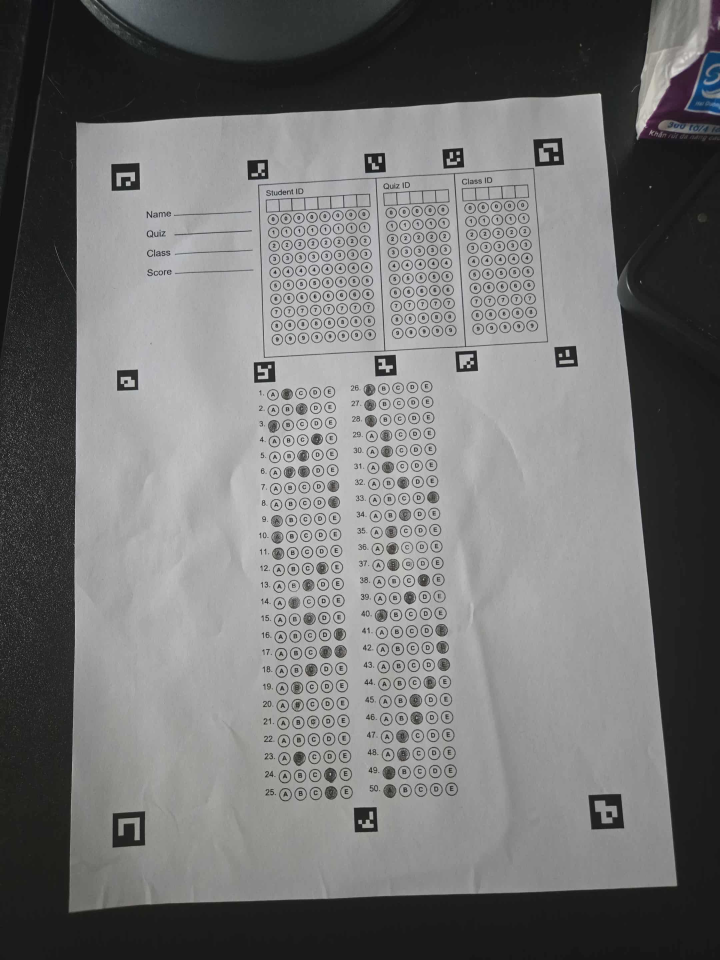
#> input picture testResult.png, 2160 x 2880 px (shown at 1/3 size)
$ python demo.py
#> lines starting #> are read from the running program, lines starting #| are printed output that depends on the picture; after the words box and inside, x2 and y2 are one past the last pixel; in counts of white or black regions, pixels touching at a corner belong together
#> in imagePineline, img is the input picture: shape (2880, 2160, 3); mean B, G, R 114.5, 114.6, 114.5
#> in imagePineline, `imgCLAHE = clahe.apply(imgGray)`:
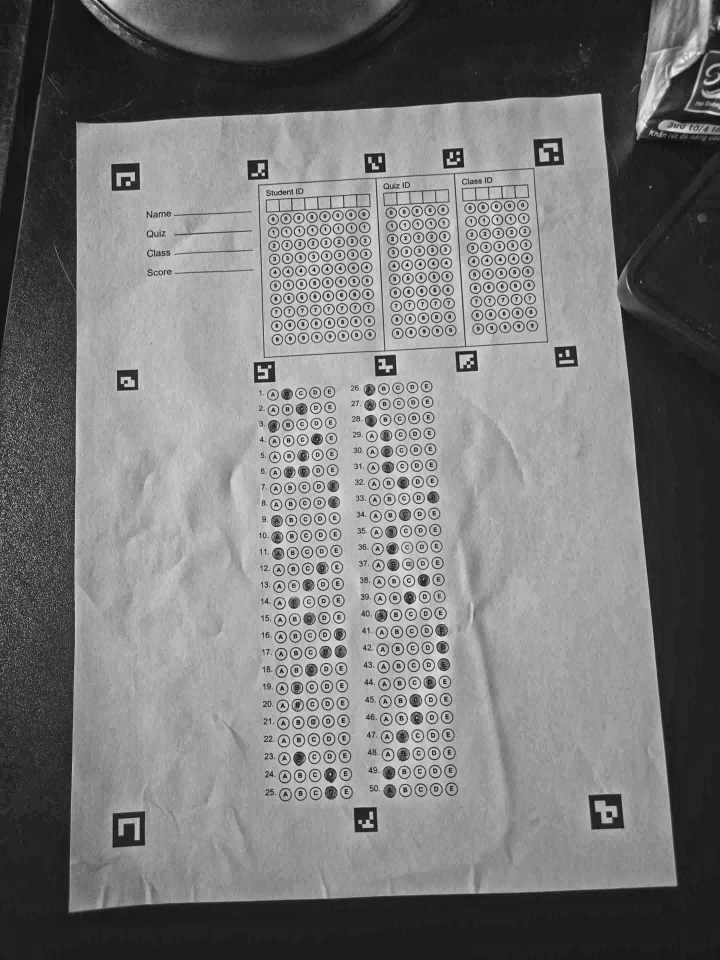
#> imgCLAHE: shape (2880, 2160) (shown at 1/3 size); min 1, max 245, mean 119.6
#> in imagePineline, `imgThresh = cv.adaptiveThreshold(imgBlur, 255, cv.ADAPTIVE_THRESH_GAUS..`:
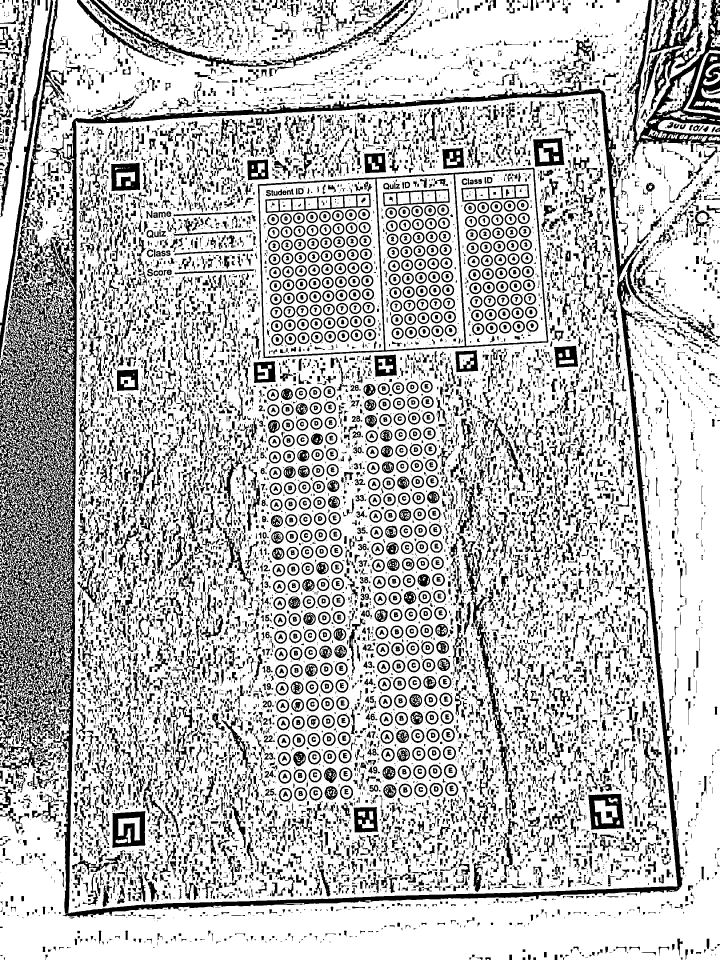
#> imgThresh: shape (2880, 2160) (shown at 1/3 size); 74% white; 12921 black regions (4917 under 20 px), largest, box (x1, y1, x2, y2) and area: (0, 238, 2054, 2754) 281354, (1881, 0, 2160, 488) 26543, (773, 503, 1645, 1075) 17131
### SheetLayout.py
import cv2 as cv
import numpy as np
from matplotlib import pyplot as plt

class SheetLayout:
    def __init__(self,
                 ansLeft = 0.27,
                 ansRight = 0.73,
                 ansTop = 0.36,
                 ansBottom = 0.94,
                 splitCol = 0.5,
                 questionsPerCol = 25,
                 optionsPerRow = 5,
                 roiShrink = 0.18):
        self.ansLeft = ansLeft
        self.ansRight = ansRight
        self.ansTop = ansTop
        self.ansBottom = ansBottom
        self.splitCol = splitCol
        self.questionsPerCol = questionsPerCol
        self.optionsPerRow = optionsPerRow
        self.roiShrink = roiShrink

    def buildRois(self, W, H):
        x0 = int(W * self.ansLeft)
        x1 = int(W * self.ansRight)
        y0 = int(H * self.ansTop)
        y1 = int(H * self.ansBottom)

        xMid = x0 + int(self.splitCol * (x1 - x0))
        colBoxes = [(x0, xMid), (xMid, x1)]

        rois = []
        rowHeight = (y1 - y0) / self.questionsPerCol

        for colIdx, (colX0, colX1) in enumerate(colBoxes):
            colWidth = colX1 - colX0
            optionWidth = colWidth / self.optionsPerRow
            for r in range(self.questionsPerCol):
                quesIdx = r + 1 + colIdx * self.questionsPerCol
                yTop = int(y0 + r * rowHeight)
                yBottom = int(y0 + (r + 1) * rowHeight)
                dy = int((yBottom - yTop) * self.roiShrink)
                for o in range(self.optionsPerRow):
                    xLeft = int(colX0 + o * optionWidth)
                    xRight = int(colX0 + (o + 1) * optionWidth)
                    dx = int((xRight - xLeft) * self.roiShrink)
                    roi = (yTop + dy, yBottom - dy, xLeft + dx, xRight - dx, quesIdx, o)
                    rois.append(roi)
        return rois

### demo.py
import random
import cv2 as cv
import os
import numpy as np
from matplotlib import pyplot as plt

from SheetLayout import SheetLayout

def findArucoMarkers(imgGray):
    aruco_dict = cv.aruco.getPredefinedDictionary(cv.aruco.DICT_4X4_50)
    aruco_params = cv.aruco.DetectorParameters()

    detector = cv.aruco.ArucoDetector(aruco_dict, aruco_params)
    corners, ids, rejected = detector.detectMarkers(imgGray)
#> corners = 13 items; ids = [9, 10, 5, 1, 11, 13, 7, 8, 12, 6, 4, 3, 2]; rejected = 32 items
    print(f"[THÔNG TIN] Tìm thấy {len(corners) if corners else 0} ArUco markers")
#| [THÔNG TIN] Tìm thấy 13 ArUco markers

    imgDebug = cv.cvtColor(imgGray, cv.COLOR_GRAY2BGR)
    if corners:
        cv.aruco.drawDetectedMarkers(imgDebug, corners, ids)
        plt.subplot(2, 3, 5)
        plt.title(f"Detected {len(corners)} ArUco Markers")
        plt.imshow(cv.cvtColor(imgDebug, cv.COLOR_BGR2RGB))

    if not corners or len(corners) < 4:
        raise RuntimeError(f"Không tìm thấy đủ 4 ArUco markers. Chỉ tìm thấy {len(corners) if corners else 0}")

    marker_centers = []
    for i, corner in enumerate(corners):
        center = np.mean(corner[0], axis=0)
        marker_id = ids[i][0] if ids is not None else i
        marker_centers.append({
            'id': marker_id,
            'center': center,
            'corners': corner[0]
        })
        print(f"[MARKER] ID: {marker_id}, Center: ({center[0]:.1f}, {center[1]:.1f})")
#> this loop made 13 passes
#> (corner, center, marker_id) on passes 1 to 8: ([[1765, 2385], [1861, 2381], [1872, 2485], [1773, 2487]], [1817.8, 2434.5], 9), ([[337, 2440], [434, 2433], [435, 2535], [337, 2542]], [385.8, 2487.5], 10), ([[1600, 418], [1684, 413], [1692, 494], [1606, 499]], [1645.5, 456], 5), ([[334, 492], [417, 488], [420, 568], [335, 573]], [376.5, 530.2], 1), ([[1061, 2423], [1129, 2421], [1133, 2494], [1064, 2496]], [1096.8, 2458.5], 11), ([[1662, 1042], [1727, 1038], [1734, 1098], [1669, 1103]], [1698, 1070.2], 13), ([[1123, 1067], [1186, 1064], [1190, 1125], [1126, 1129]], [1156.2, 1096.2], 7), ([[1365, 1055], [1428, 1050], [1433, 1112], [1370, 1116]], [1399, 1083.2], 8)
#| [MARKER] ID: 9, Center: (1817.8, 2434.5)
#| [MARKER] ID: 10, Center: (385.8, 2487.5)
#| [MARKER] ID: 5, Center: (1645.5, 456.0)
#| [MARKER] ID: 1, Center: (376.5, 530.2)
#| [MARKER] ID: 11, Center: (1096.8, 2458.5)
#| [MARKER] ID: 13, Center: (1698.0, 1070.2)
#| [MARKER] ID: 7, Center: (1156.2, 1096.2)
#| [MARKER] ID: 8, Center: (1399.0, 1083.2)
#> (further printed lines are left out)
#> after the loop, marker_centers = 13 items

    centers = np.array([m['center'] for m in marker_centers])
#> centers = 13 rows, first 8: [1817.8, 2434.5], [385.8, 2487.5], [1645.5, 456], [376.5, 530.2], [1096.8, 2458.5], [1698, 1070.2], [1156.2, 1096.2], [1399, 1083.2]

    s = centers.sum(axis=1)
#> s = [4252.2, 2873.2, 2101.5, 906.8, 3555.2, 2768.2, 2252.5, 2482.2, 1522.2, 1909, 1834, 1613, 1281.8]
    diff = np.diff(centers, axis=1).ravel()
#> diff = [616.8, 2101.8, -1189.5, 153.8, 1361.8, -627.8, -60, -315.8, 757.2, 322.5, -885, -636.5, -264.2]

    idx_tl = np.argmin(s)
#> idx_tl = 3
    idx_br = np.argmax(s)
#> idx_br = 0
    idx_tr = np.argmin(diff)
#> idx_tr = 2
    idx_bl = np.argmax(diff)
#> idx_bl = 1

    tl = marker_centers[idx_tl]['center']
#> tl = [376.5, 530.2]
    tr = marker_centers[idx_tr]['center']
#> tr = [1645.5, 456]
    br = marker_centers[idx_br]['center']
#> br = [1817.8, 2434.5]
    bl = marker_centers[idx_bl]['center']
#> bl = [385.8, 2487.5]

    print(f"[CORNERS] TL: {tl}, TR: {tr}, BR: {br}, BL: {bl}")
#| [CORNERS] TL: [376.5  530.25], TR: [1645.5  456. ], BR: [1817.75 2434.5 ], BL: [ 385.75 2487.5 ]

    return np.array([tl, tr, br, bl], dtype="float32")


def imagePineline(imgPath):
    img = cv.imread(imgPath)

    # B1: Convert to Grayscale & Resize
    imgGray = cv.imread(imgPath, cv.IMREAD_GRAYSCALE)
    # [4 lines of commented-out code are left out]
    plt.figure()
    plt.subplot(2, 3, 1)
    plt.title("Resized Grayscale Image")
    plt.imshow(imgGray, cmap='gray')

    # B2: Addaptive histogram equalization & adaptive thresholding
    clahe = cv.createCLAHE(clipLimit=2.0, tileGridSize=(48, 48))
    imgCLAHE = clahe.apply(imgGray)
    plt.subplot(2, 3, 2)
    plt.title("CLAHE Image")
    plt.imshow(imgCLAHE, cmap='gray')

    imgBlur = cv.GaussianBlur(imgCLAHE, (3, 3), 0)
    plt.subplot(2, 3, 3)
    plt.title("Gaussian Blur Image")
    plt.imshow(imgBlur, cmap='gray')

    imgThresh = cv.adaptiveThreshold(imgBlur, 255, cv.ADAPTIVE_THRESH_GAUSSIAN_C,
                                   cv.THRESH_BINARY, 33, 2)
    plt.subplot(2, 3, 4)
    plt.title("Adaptive Histogram Equalization & Thresholding")
    plt.imshow(imgThresh, cmap='gray')

    # B3: Perspective Transform
    try:
        corners = findArucoMarkers(imgCLAHE)
#> corners = [[376.5, 530.2], [1645.5, 456], [1817.8, 2434.5], [385.8, 2487.5]]
    except RuntimeError as e:
        print("[LỖI MARKER]", e)
        return
    (tl, tr, br, bl) = corners
#> tl = [376.5, 530.2]; tr = [1645.5, 456]; br = [1817.8, 2434.5]; bl = [385.8, 2487.5]
    widthA = np.hypot(*(br - bl))
#> widthA = 1433
    widthB = np.hypot(*(tr - tl))
#> widthB = 1271.2
    heightA = np.hypot(*(tr - br))
#> heightA = 1986
    heightB = np.hypot(*(tl - bl))
#> heightB = 1957.3
    maxWidth = max(int(widthA), int(widthB))
#> maxWidth = 1432
    maxHeight = max(int(heightA), int(heightB))
#> maxHeight = 1985

    dst = np.array([[0, 0],
                    [maxWidth - 1, 0],
                    [maxWidth - 1, maxHeight - 1],
                    [0, maxHeight - 1]], dtype="float32")
#> dst = [[0, 0], [1431, 0], [1431, 1984], [0, 1984]]
    M = cv.getPerspectiveTransform(corners, dst)
#> M = [[1.19, -0.00563, -445.2], [0.0695, 1.19, -656.5], [1.54e-05, 6.72e-05, 1]]
    imgWarped = cv.warpPerspective(imgBlur, M, (maxWidth, maxHeight))
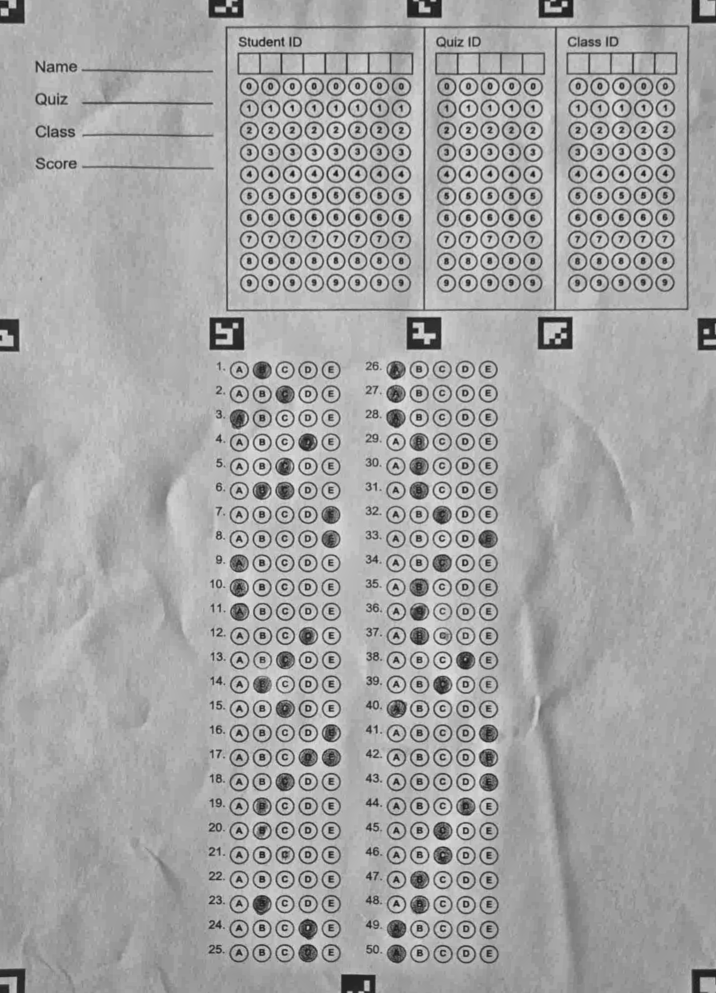
#> imgWarped: shape (1985, 1432) (shown at 1/2 size); min 18, max 230, mean 165
    warped_blur = cv.GaussianBlur(imgWarped, (3, 3), 0)
    _, thresh = cv.threshold(warped_blur, 0, 255, cv.THRESH_BINARY_INV + cv.THRESH_OTSU)
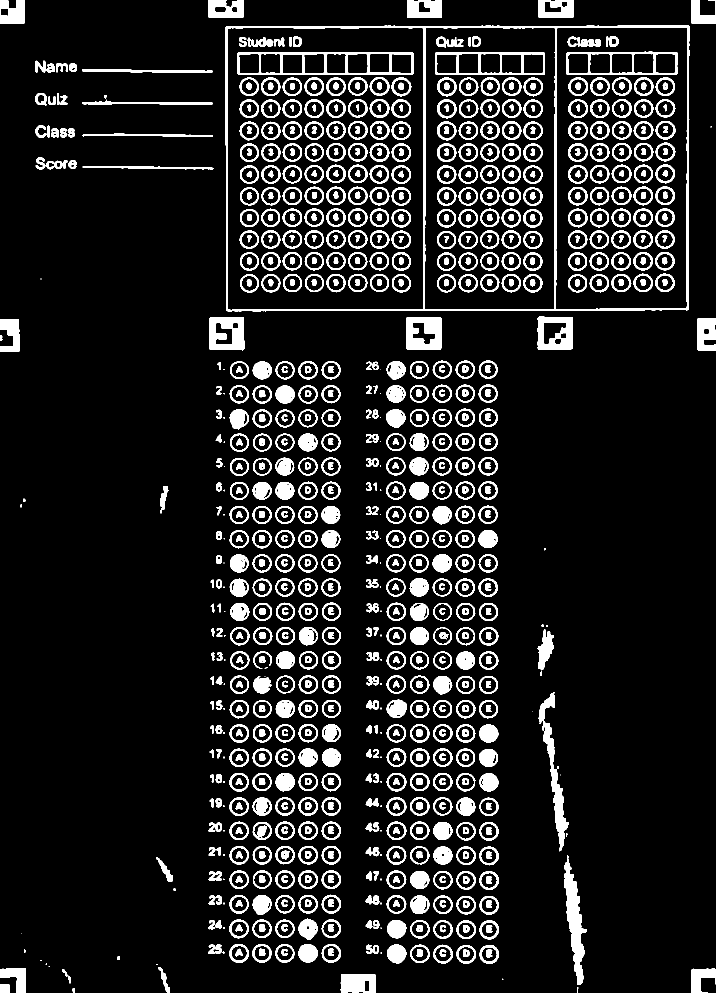
#> thresh: shape (1985, 1432) (shown at 1/2 size); 11.8% white; 1021 white regions (68 under 20 px), largest, box (x1, y1, x2, y2) and area: (451, 50, 1379, 623) 16125, (1128, 1711, 1173, 1969) 4880, (1077, 1384, 1138, 1703) 4405
    plt.subplot(2, 3, 6)
    plt.title("Warped Image after Perspective Transform")
    plt.imshow(thresh, cmap='gray')
    plt.show()
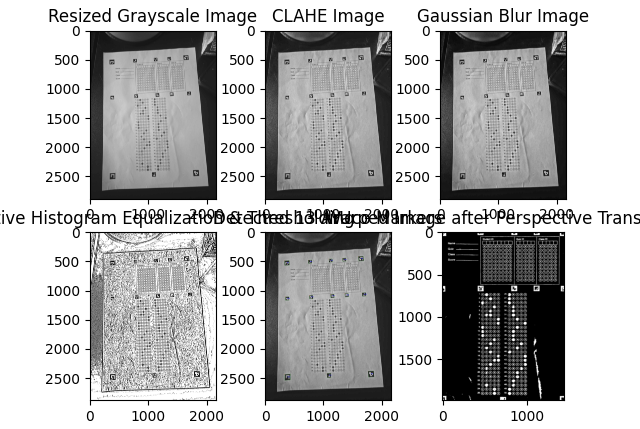
#> figure drawn by matplotlib, 6 panels

    layout = SheetLayout()
    rois = layout.buildRois(maxWidth, maxHeight)
#> in buildRois, `x0 = int(W * self.ansLeft)`: x0 = 386
#> in buildRois, `x1 = int(W * self.ansRight)`: x1 = 1045
#> in buildRois, `y0 = int(H * self.ansTop)`: y0 = 714
#> in buildRois, `y1 = int(H * self.ansBottom)`: y1 = 1865
#> in buildRois, `xMid = x0 + int(self.splitCol * (x1 - x0))`: xMid = 715
#> in buildRois, `colBoxes = [(x0, xMid), (xMid, x1)]`: colBoxes = [(386, 715), (715, 1045)]
#> in buildRois, `rowHeight = (y1 - y0) / self.questionsPerCol`: rowHeight = 46.04
#> the loop in buildRois, `for colIdx, (colX0, colX1) in enumerate(colBoxes):` made 2 passes
#> (colIdx, colX0, colX1, colWidth, optionWidth) on passes 1 to 2: (0, 386, 715, 329, 65.8), (1, 715, 1045, 330, 66)
#> after the loop in buildRois, `for colIdx, (colX0, colX1) in enumerate(colBoxes):`: rois = 250 items, first 6: (722, 752, 397, 440, 1, 0), (722, 752, 462, 506, 1, 1), (722, 752, 528, 572, 1, 2), (722, 752, 594, 638, 1, 3), (722, 752, 660, 704, 1, 4), (768, 798, 397, 440, 2, 0)
    marked = detectMarked(thresh, rois)
    answerKey = [random.randint(0, 4) for _ in range(50)]
    print("Answer Key: ", answerKey)
    score = gradeExam(marked, {i+1: ans for i, ans in enumerate(answerKey)})
    print(f"Điểm số: {score:.2f}/10")

    drawDebugRois(imgWarped, rois)

def detectMarked(thresh, rois, fillThreshold=0.4):
#> called with fillThreshold = 0.4
    H, W = thresh.shape
#> H = 1985; W = 1432
    results = {}
    optionsMap = {}

    for (yTop, yBottom, xLeft, xRight, quesIdx, optionIdx) in rois:
        yTop = max(0, min(H - 1, yTop))
        yBottom = max(0, min(H - 1, yBottom))
        xLeft = max(0, min(W - 1, xLeft))
        xRight = max(0, min(W - 1, xRight))
        roi = thresh[yTop:yBottom, xLeft:xRight]
        filledRatio = float(np.mean(roi>0))
        optionsMap.setdefault(quesIdx, []).append((optionIdx, filledRatio))
#> this loop made 250 passes
#> (yTop, yBottom, xLeft, xRight, quesIdx, optionIdx, filledRatio) on passes 1 to 3: (722, 752, 397, 440, 1, 0, 0.0349), (722, 752, 462, 506, 1, 1, 0.266), (722, 752, 528, 572, 1, 2, 0.419)
#> pass 1, in detectMarked, `roi = thresh[yTop:yBottom, xLeft:xRight]`:
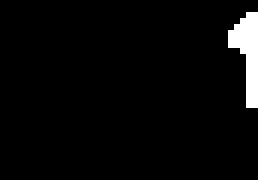
#> roi: shape (30, 43) (shown 6 times larger); 3.5% white; 1 white region, box (x1, y1, x2, y2) and area: (38, 2, 43, 18) 45
#> after the loop, optionsMap = 50 items

    for quesIdx, options in optionsMap.items():
        sortedOptions = sorted(options, key=lambda x: x[1], reverse=True)
        bestOptionIdx, bestFilledRatio = sortedOptions[0]
        chosenOption = bestOptionIdx if bestFilledRatio >= fillThreshold else None
        if chosenOption is not None and len(sortedOptions) > 1:
            secondOptionIdx, secondFilledRatio = sortedOptions[1]
            if secondFilledRatio >= fillThreshold:
                chosenOption = None
        results[quesIdx] = chosenOption
#> this loop made 50 passes
#> (options, sortedOptions, bestOptionIdx, bestFilledRatio, secondOptionIdx, secondFilledRatio) on passes 4, 18, 19, 25: ([(0, 0.0597), (1, 0.239), (2, 0.218), (3, 0.53), (4, 0.133)], [(3, 0.53), (1, 0.239), (2, 0.218), (4, 0.133), (0, 0.0597)], 3, 0.53, 1, 0.239), ([(0, 0.076), (1, 0.314), (2, 0.305), (3, 0.663), (4, 0.408)], [(3, 0.663), (4, 0.408), (1, 0.314), (2, 0.305), (0, 0.076)], 3, 0.663, 4, 0.408), ([(0, 0.133), (1, 0.302), (2, 0.524), (3, 0.316), (4, 0.185)], [(2, 0.524), (3, 0.316), (1, 0.302), (4, 0.185), (0, 0.133)], 2, 0.524, 3, 0.316), ([(0, 0.193), (1, 0.189), (2, 0.185), (3, 0.403), (4, 0.139)], [(3, 0.403), (0, 0.193), (1, 0.189), (2, 0.185), (4, 0.139)], 3, 0.403, 0, 0.193)
#> (bestOptionIdx, bestFilledRatio, secondOptionIdx, secondFilledRatio) on passes 1, 2, 3, 26, 27, 40: (2, 0.419, 3, 0.326), (2, 0.473, 3, 0.286), (1, 0.545, 3, 0.252), (1, 0.471, 3, 0.312), (1, 0.419, 3, 0.307), (2, 0.47, 3, 0.223)
#> after the loop, results = 50 items; secondFilledRatio = 0.289; secondOptionIdx = 3
#> in imagePineline, `marked = detectMarked(thresh, rois)`: marked = 50 items
#> in imagePineline, `answerKey = [random.randint(0, 4) for _ in range(50)]`: answerKey = 50 values, max 4 at index 4, min 0 at index 2, mean 2.22
#| Answer Key:  [3, 3, 0, 2, 4, 3, 3, 2, 3, 2, 4, 1, 4, 1, 2, 1, 0, 4, 2, 4, 4, 1, 2, 0, 0, 2, 3, 4, 0, 2, 3, 2, 4, 1, 4, 3, 3, 4, 2, 0, 4, 0, 0, 3, 0, 4, 3, 2, 1, 2]
    return results

def gradeExam(detectedAnswers, answerKey):
    totalQuestions = len(answerKey)
#> totalQuestions = 50
    correctCount = 0
    for quesIdx, correctOption in answerKey.items():
        detectedOption = detectedAnswers.get(quesIdx, None)
        if detectedOption == correctOption:
            correctCount += 1
#> this loop made 50 passes
#> (correctOption, detectedOption, correctCount) on pass 19: (2, 2, 1)
#> correctOption on passes 5 to 10: 4, 3, 3, 2, 3, 2
#> after the loop, correctCount = 1

    print(f"Chosen answers: {detectedAnswers}")
#> (printed output is left out)
    print(f"Correct answers: {correctCount} out of {totalQuestions}")
#| Correct answers: 1 out of 50
    score = (correctCount / totalQuestions) * 10
#> score = 0.2
#| Điểm số: 0.20/10
    return score

def drawDebugRois(img, rois):
    imgDebug = img.copy()
    for (yTop, yBottom, xLeft, xRight, quesIdx, optionIdx) in rois:
        color = (0, 255, 0)
        thickness = 2
        cv.rectangle(imgDebug, (xLeft, yTop), (xRight, yBottom), color, thickness)
#> this loop made 250 passes
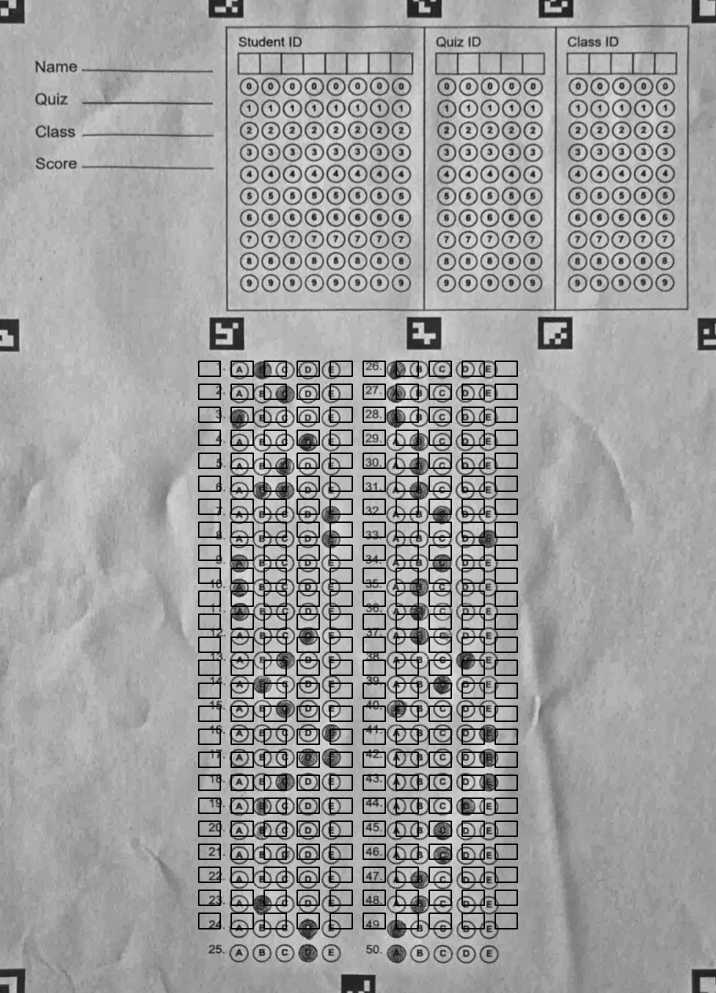
#> imgDebug: shape (1985, 1432) (shown at 1/2 size); 3.87% of pixels changed, all inside (x1, y1, x2, y2) = (396, 721, 1036, 1859)
    return imgDebug


if __name__ == "__main__":
    root = os.getcwd()
    imgPath = os.path.join(root, 'testResult.png')
    imagePineline(imgPath)
